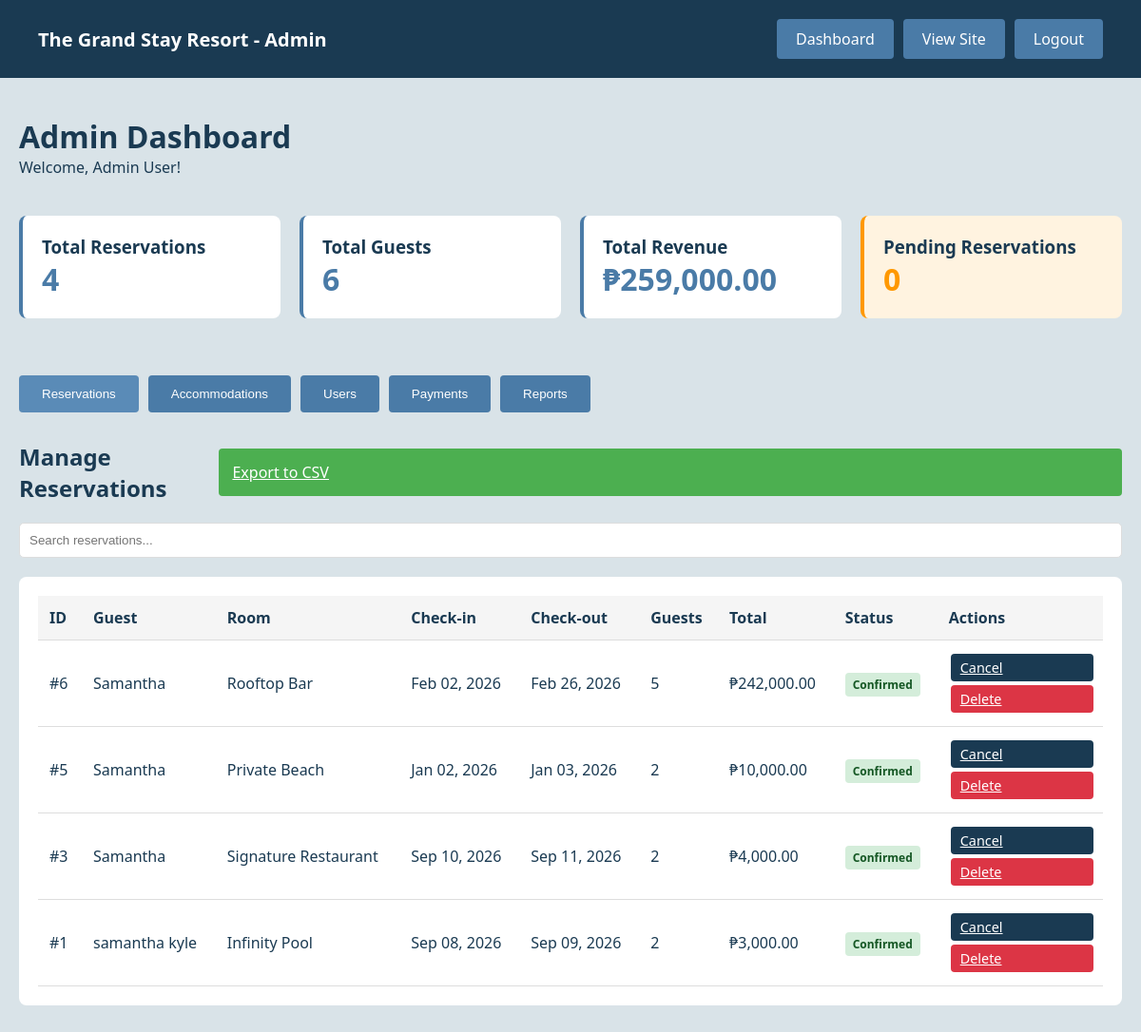
/admin/dashboard.php (signed in), run on the app's committed database.
### tables this page shows
CREATE TABLE `reservations` (
  `reservation_id` int(11) NOT NULL,
  `guest_id` int(11) NOT NULL,
  `accommodation_id` int(11) NOT NULL,
  `check_in_date` date NOT NULL,
  `check_out_date` date NOT NULL,
  `num_pax` int(11) NOT NULL,
  `total_price` decimal(10,2) DEFAULT NULL,
  `reservation_status` varchar(20) DEFAULT 'Pending',
  `date_reserved` datetime DEFAULT current_timestamp()
);

CREATE TABLE `guests` (
  `guest_id` int(11) NOT NULL,
  `full_name` varchar(100) NOT NULL,
  `contact_number` varchar(20) NOT NULL,
  `email` varchar(100) DEFAULT NULL,
  `address` text DEFAULT NULL
);

CREATE TABLE `accommodations` (
  `accommodation_id` int(11) NOT NULL,
  `type` varchar(20) NOT NULL,
  `name` varchar(50) NOT NULL,
  `category` varchar(20) DEFAULT NULL,
  `capacity` int(11) NOT NULL,
  `price_per_night` decimal(10,2) NOT NULL,
  `status` varchar(20) DEFAULT 'Available'
);

### admin/dashboard.php (the view, shortened to what this page needs)
<?php
require_once '../config/database.php';
$total_reservations = mysqli_fetch_assoc(mysqli_query($conn, "SELECT COUNT(*) as count FROM reservations"))['count'];
$total_guests = mysqli_fetch_assoc(mysqli_query($conn, "SELECT COUNT(*) as count FROM guests"))['count'];
$total_revenue = mysqli_fetch_assoc(mysqli_query($conn, "SELECT SUM(total_price) as total FROM reservations"))['total'] ?? 0;
$pending_reservations = mysqli_fetch_assoc(mysqli_query($conn, "SELECT COUNT(*) as count FROM reservations WHERE reservation_status = 'Pending'"))['count'];
$reservations = mysqli_query($conn, "SELECT r.*, a.name as room_name, g.full_name, g.email
    FROM reservations r
    JOIN accommodations a ON r.accommodation_id = a.accommodation_id
    JOIN guests g ON r.guest_id = g.guest_id
    ORDER BY r.date_reserved DESC");
?>
<!DOCTYPE html>
<html lang="en">
<head>
    <link rel="stylesheet" href="../assets/css/style.css">
</head>
<body>
    <nav class="navbar">
        <div class="brand">The Grand Stay Resort - Admin</div>
        <div class="nav-links">
            <a href="dashboard.php">Dashboard</a>
            <a href="../index.php">View Site</a>
            <a href="../logout.php" class="btn-danger">Logout</a>
        </div>
    </nav>
    <div class="container">
        <h1>Admin Dashboard</h1>
        <p>Welcome, <?php echo htmlspecialchars($_SESSION['full_name'] ?? 'Admin'); ?>!</p>
        <div style="display: grid; grid-template-columns: repeat(auto-fit, minmax(250px, 1fr)); gap: 20px; margin: 40px 0;">
            <div class="info-box">
                <h3>Total Reservations</h3>
                <p style="font-size: 32px; font-weight: bold; color: #4a7ba7;"><?php echo $total_reservations; ?></p>
            </div>
            <div class="info-box">
                <h3>Total Guests</h3>
                <p style="font-size: 32px; font-weight: bold; color: #4a7ba7;"><?php echo $total_guests; ?></p>
            </div>
            <div class="info-box">
                <h3>Total Revenue</h3>
                <p style="font-size: 32px; font-weight: bold; color: #4a7ba7;">₱<?php echo number_format($total_revenue, 2); ?></p>
            </div>
            <div class="info-box warning">
                <h3>Pending Reservations</h3>
                <p style="font-size: 32px; font-weight: bold; color: #ff9800;"><?php echo $pending_reservations; ?></p>
            </div>
        </div>
        <div class="dashboard-tabs">
            <button class="tab-btn active" data-tab="reservations">Reservations</button>
            <button class="tab-btn" data-tab="accommodations">Accommodations</button>
            <button class="tab-btn" data-tab="users">Users</button>
            <button class="tab-btn" data-tab="payments">Payments</button>
            <button class="tab-btn" data-tab="reports">Reports</button>
        </div>
        <div id="reservations-section" class="tab-content">
            <div style="display: flex; justify-content: space-between; align-items: center; margin-bottom: 20px;">
                <h2 style="margin: 0;">Manage Reservations</h2>
                <a href="export_reservations.php" class="btn btn-primary">Export to CSV</a>
            </div>
            <input type="text" id="searchReservations" placeholder="Search reservations..." style="width: 100%; padding: 10px; margin-bottom: 20px; border: 1px solid #ddd; border-radius: 5px;">
            <div class="table-container">
                <table>
                    <thead>
                        <tr>
                            <th>ID</th>
                            <th>Guest</th>
                            <th>Room</th>
                            <th>Check-in</th>
                            <th>Check-out</th>
                            <th>Guests</th>
                            <th>Total</th>
                            <th>Status</th>
                            <th>Actions</th>
                        </tr>
                    </thead>
                    <tbody>
                        <?php while ($res = mysqli_fetch_assoc($reservations)): ?>
                        <tr>
                            <td>#<?php echo $res['reservation_id']; ?></td>
                            <td><?php echo htmlspecialchars($res['full_name']); ?></td>
                            <td><?php echo htmlspecialchars($res['room_name']); ?></td>
                            <td><?php echo date('M d, Y', strtotime($res['check_in_date'])); ?></td>
                            <td><?php echo date('M d, Y', strtotime($res['check_out_date'])); ?></td>
                            <td><?php echo $res['num_pax']; ?></td>
                            <td>₱<?php echo number_format($res['total_price'], 2); ?></td>
                            <td><span class="badge badge-<?php echo $res['reservation_status'] === 'Confirmed' ? 'success' : 'warning'; ?>"><?php echo $res['reservation_status']; ?></span></td>
                            <td>
                                <a href="?cancel_reservation=<?php echo $res['reservation_id']; ?>" class="btn btn-secondary" style="padding: 5px 10px; font-size: 0.9rem; display: inline-block; margin: 2px;">Cancel</a>
                                <a href="?delete_reservation=<?php echo $res['reservation_id']; ?>" class="btn btn-danger" style="padding: 5px 10px; font-size: 0.9rem; display: inline-block; margin: 2px;" onclick="return confirm('Delete this reservation?')">Delete</a>
                            </td>
                        </tr>
                        <?php endwhile; ?>
                    </tbody>
                </table>
            </div>
        </div>
    </div>
</body>
</html>

### assets/css/style.css (style rules this page uses)
* { margin: 0; padding: 0; box-sizing: border-box; }
body { font-family: 'Segoe UI', Tahoma, Geneva, Verdana, sans-serif; background: #d9e3e8; color: #1a3a52; }
.navbar { background: #1a3a52; padding: 20px 40px; display: flex; justify-content: space-between; align-items: center; }
.navbar .brand { color: white; font-size: 20px; font-weight: bold; }
.navbar .nav-links { display: flex; gap: 10px; }
.navbar .nav-links a { color: white; text-decoration: none; padding: 10px 20px; background: #4a7ba7; border-radius: 4px; transition: background 0.3s; }
.container { max-width: 1200px; margin: 0 auto; padding: 40px 20px; }
.btn { width: 100%; padding: 14px; border: none; border-radius: 4px; font-size: 16px; cursor: pointer; transition: background 0.3s; }
.btn-primary { background: #4caf50; color: white; }
.btn-secondary { background: #1a3a52; color: white; }
.btn-danger { background: #dc3545; color: white; }
.dashboard-tabs { display: flex; gap: 10px; margin-bottom: 30px; flex-wrap: wrap; }
.tab-btn { padding: 12px 24px; background: #4a7ba7; color: white; border: none; border-radius: 4px; cursor: pointer; transition: background 0.3s; }
.tab-btn.active { background: #5a8bb7; }
.info-box { background: white; padding: 20px; border-radius: 8px; margin-bottom: 20px; border-left: 4px solid #4a7ba7; }
.info-box.warning { border-left-color: #ff9800; background: #fff3e0; }
.table-container { background: white; padding: 20px; border-radius: 8px; overflow-x: auto; }
table { width: 100%; border-collapse: collapse; }
table th, table td { padding: 12px; text-align: left; border-bottom: 1px solid #ddd; }
table th { background: #f5f5f5; font-weight: 600; color: #1a3a52; }
.badge { padding: 4px 8px; border-radius: 4px; font-size: 12px; font-weight: 600; }
.badge-success { background: #d4edda; color: #155724; }

### data on the page
reservations: reservation_id "6", guest.full_name "Samantha", accommodation.name "Rooftop Bar", check_in_date "Feb 02, 2026", check_out_date "Feb 26, 2026", num_pax "5", total_price "242,000.00", reservation_status "Confirmed"
reservations: reservation_id "5", guest.full_name "Samantha", accommodation.name "Private Beach", check_in_date "Jan 02, 2026", check_out_date "Jan 03, 2026", num_pax "2", total_price "10,000.00", reservation_status "Confirmed"
reservations: reservation_id "3", guest.full_name "Samantha", accommodation.name "Signature Restaurant", check_in_date "Sep 10, 2026", check_out_date "Sep 11, 2026", num_pax "2", total_price "4,000.00", reservation_status "Confirmed"
reservations: reservation_id "1", guest.full_name "samantha kyle", accommodation.name "Infinity Pool", check_in_date "Sep 08, 2026", check_out_date "Sep 09, 2026", num_pax "2", total_price "3,000.00", reservation_status "Confirmed"

### other printed values
$_SESSION['full_name'] "Admin User"
$total_reservations "4"
$total_guests "6"
$total_revenue "259,000.00"
$pending_reservations "0"
